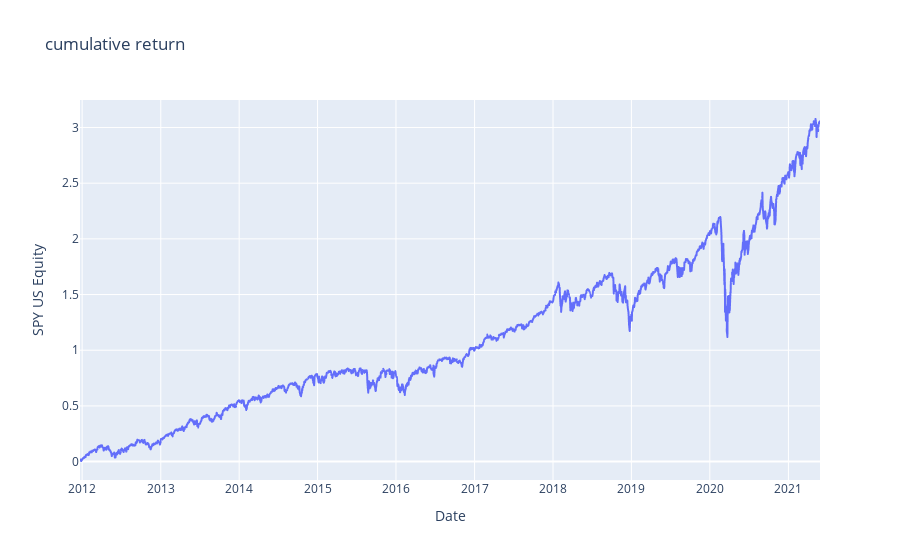
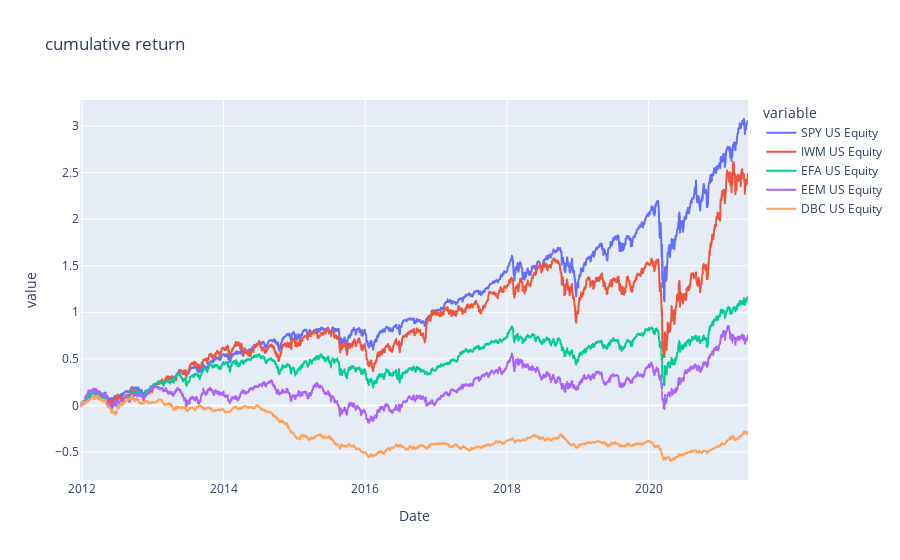

Notebook cell for these charts, in order:
### Code cell
from performance.Plotting import Plotting

Plotting.plot_cum_returns(single_return_data)
Plotting.plot_cum_returns(matrix_return_data)

### Figure 1 — Plotly figure (JSON) as saved in the notebook; plotly's stock layout.template omitted (floating-point values rounded to 4 significant figures; data arrays with more than 128 entries replaced by an {"elided": "..."} marker saying what was removed)
{"data": [{"hovertemplate": "Date=%{x}<br>SPY US Equity=%{y}<extra></extra>", "legendgroup": "", "line": {"color": "#636efa", "dash": "solid"}, "marker": {"symbol": "circle"}, "mode": "lines", "name": "", "showlegend": false, "type": "scattergl", "x": {"elided": "2369 str values"}, "xaxis": "x", "y": {"elided": "2369 float values"}, "yaxis": "y"}], "layout": {"legend": {"tracegroupgap": 0}, "title": {"text": "cumulative return"}, "xaxis": {"anchor": "y", "domain": [0, 1], "title": {"text": "Date"}}, "yaxis": {"anchor": "x", "domain": [0, 1], "title": {"text": "SPY US Equity"}}}}

### Figure 2 — Plotly figure (JSON) as saved in the notebook; plotly's stock layout.template omitted (floating-point values rounded to 4 significant figures; data arrays with more than 128 entries replaced by an {"elided": "..."} marker saying what was removed)
{"data": [{"hovertemplate": "variable=SPY US Equity<br>Date=%{x}<br>value=%{y}<extra></extra>", "legendgroup": "SPY US Equity", "line": {"color": "#636efa", "dash": "solid"}, "marker": {"symbol": "circle"}, "mode": "lines", "name": "SPY US Equity", "showlegend": true, "type": "scattergl", "x": {"elided": "2369 str values"}, "xaxis": "x", "y": {"elided": "2369 float values"}, "yaxis": "y"}, {"hovertemplate": "variable=IWM US Equity<br>Date=%{x}<br>value=%{y}<extra></extra>", "legendgroup": "IWM US Equity", "line": {"color": "#EF553B", "dash": "solid"}, "marker": {"symbol": "circle"}, "mode": "lines", "name": "IWM US Equity", "showlegend": true, "type": "scattergl", "x": {"elided": "2369 str values"}, "xaxis": "x", "y": {"elided": "2369 float values"}, "yaxis": "y"}, {"hovertemplate": "variable=EFA US Equity<br>Date=%{x}<br>value=%{y}<extra></extra>", "legendgroup": "EFA US Equity", "line": {"color": "#00cc96", "dash": "solid"}, "marker": {"symbol": "circle"}, "mode": "lines", "name": "EFA US Equity", "showlegend": true, "type": "scattergl", "x": {"elided": "2369 str values"}, "xaxis": "x", "y": {"elided": "2369 float values"}, "yaxis": "y"}, {"hovertemplate": "variable=EEM US Equity<br>Date=%{x}<br>value=%{y}<extra></extra>", "legendgroup": "EEM US Equity", "line": {"color": "#ab63fa", "dash": "solid"}, "marker": {"symbol": "circle"}, "mode": "lines", "name": "EEM US Equity", "showlegend": true, "type": "scattergl", "x": {"elided": "2369 str values"}, "xaxis": "x", "y": {"elided": "2369 float values"}, "yaxis": "y"}, {"hovertemplate": "variable=DBC US Equity<br>Date=%{x}<br>value=%{y}<extra></extra>", "legendgroup": "DBC US Equity", "line": {"color": "#FFA15A", "dash": "solid"}, "marker": {"symbol": "circle"}, "mode": "lines", "name": "DBC US Equity", "showlegend": true, "type": "scattergl", "x": {"elided": "2369 str values"}, "xaxis": "x", "y": {"elided": "2369 float values"}, "yaxis": "y"}], "layout": {"legend": {"title": {"text": "variable"}, "tracegroupgap": 0}, "title": {"text": "cumulative return"}, "xaxis": {"anchor": "y", "domain": [0, 1], "title": {"text": "Date"}}, "yaxis": {"anchor": "x", "domain": [0, 1], "title": {"text": "value"}}}}
